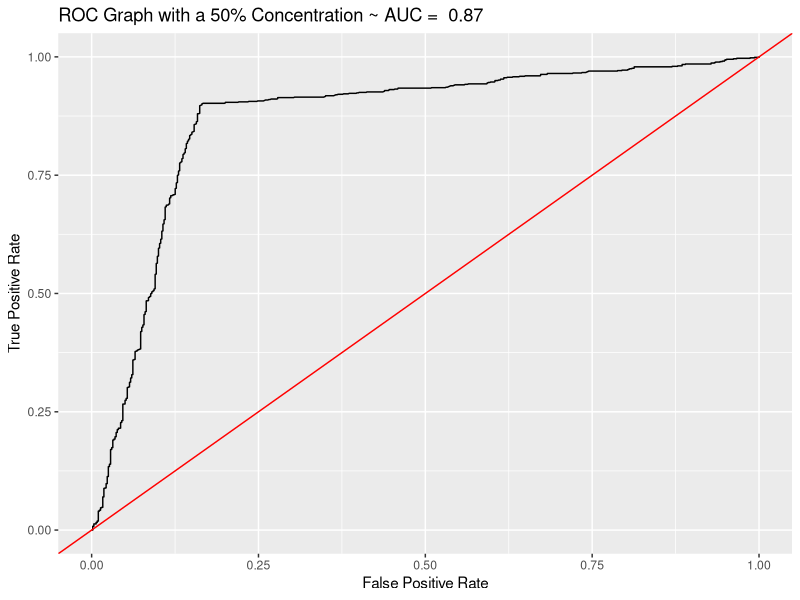
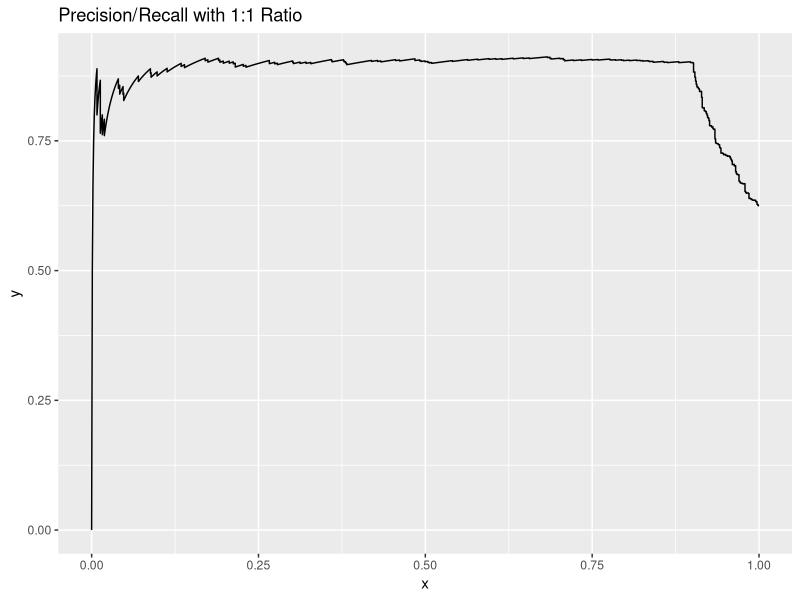
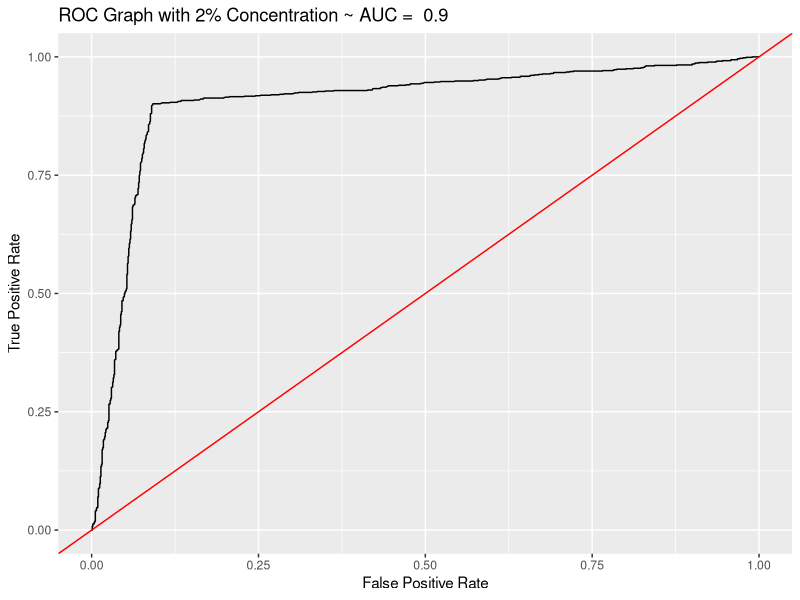
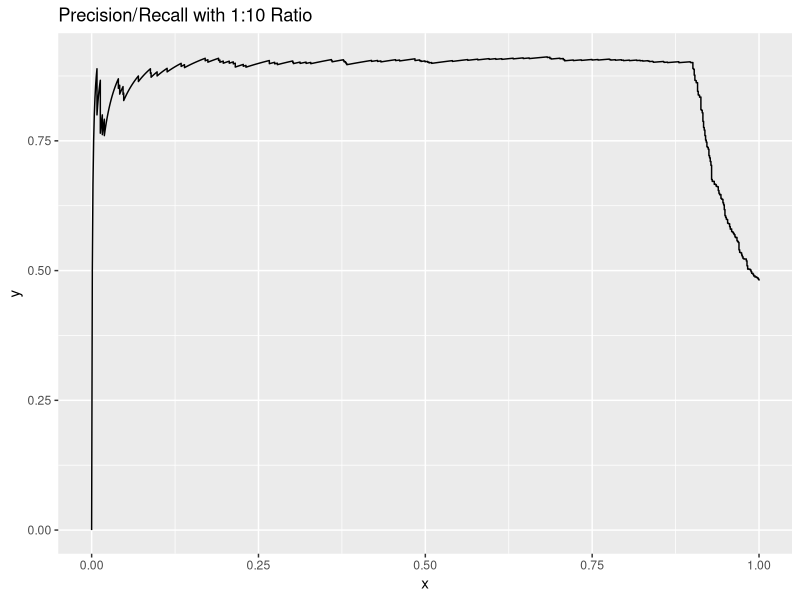
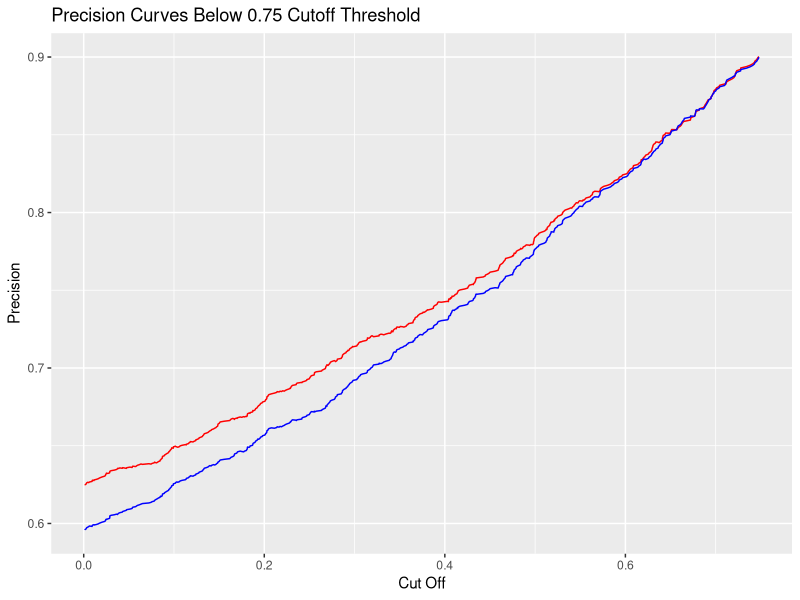

R code for these plots, in order:

rocdata <- function(grp, pred){
  # Author: Kate Nambiar 
  # Date: 3/21/12
  # Site: http://www.rrandomness.com/r/simple-roc-plots-with-ggplot2-part-1/
  # Produces x and y co-ordinates for ROC curve plot
  # Arguments: grp - labels classifying subject status
  #            pred - values of each observation
  # Output: List with 2 components:
  #         roc = data.frame with x and y co-ordinates of plot
  #         stats = data.frame containing: area under ROC curve, p value, upper and lower 95% confidence interval
  
  grp <- as.factor(grp)
  if (length(pred) != length(grp)) {
    stop("The number of classifiers must match the number of data points")
  } 
  
  if (length(levels(grp)) != 2) {
    stop("There must only be 2 values for the classifier")
  }
  
  cut <- unique(pred)
  tp <- sapply(cut, function(x) length(which(pred > x & grp == levels(grp)[2])))
  fn <- sapply(cut, function(x) length(which(pred < x & grp == levels(grp)[2])))
  fp <- sapply(cut, function(x) length(which(pred > x & grp == levels(grp)[1])))
  tn <- sapply(cut, function(x) length(which(pred < x & grp == levels(grp)[1])))
  tpr <- tp / (tp + fn)
  fpr <- fp / (fp + tn)
  roc = data.frame(x = fpr, y = tpr)
  roc <- roc[order(roc$x, roc$y),]
  
  i <- 2:nrow(roc)
  auc <- (roc$x[i] - roc$x[i - 1]) %*% (roc$y[i] + roc$y[i - 1])/2
  
  pos <- pred[grp == levels(grp)[2]]
  neg <- pred[grp == levels(grp)[1]]
  q1 <- auc/(2-auc)
  q2 <- (2*auc^2)/(1+auc)
  se.auc <- sqrt(((auc * (1 - auc)) + ((length(pos) -1)*(q1 - auc^2)) + ((length(neg) -1)*(q2 - auc^2)))/(length(pos)*length(neg)))
  ci.upper <- auc + (se.auc * 0.96)
  ci.lower <- auc - (se.auc * 0.96)
  
  se.auc.null <- sqrt((1 + length(pos) + length(neg))/(12*length(pos)*length(neg)))
  z <- (auc - 0.5)/se.auc.null
  p <- 2*pnorm(-abs(z))
  
  stats <- data.frame (auc = auc,
                       p.value = p,
                       ci.upper = ci.upper,
                       ci.lower = ci.lower
  )
  
  return (list(roc = roc, stats = stats))
}


genSample <- function(n = 1000, threshold = 0.5, positive_percent = 0.50, 
                      true_positive_percent = 0.90, true_negative_percent = 0.9){
# creates a martix of truth values and predicted values 
# for AUC analysis 

 
    below_threshold = threshold-0.00001 # gives us a below threshold number for cut off
    above_threshold = threshold+0.00001 # gives us an above threshold number for cut off 
    negative_percent = 1 - positive_percent # False Percentage - The percentage of the sample N which is marked Negative (Default 0.5 observations)
    
    true_positive = n * true_positive_percent # True Positvive 
    false_positive = n * (1 - true_positive_percent) # False Positive - Truth (Label) (Default 25 Observations)
    
    true_negative <- n * negative_percent 
    false_negative <- n * (1 - true_negative_percent)
    
    
    # Positive labels 
    true_positive_label <- rep(1, true_positive)
    false_positive_label <- rep(0, false_positive)
    true_positive_percentage = runif(true_positive, threshold, 1.0)
    false_positive_percentage = runif(false_positive, below_threshold, 1.0)
    truth_1 <- c(true_positive_label, false_positive_label)
    pred_1 <- c(true_positive_percentage, false_positive_percentage)
    positive <- cbind(truth_1, pred_1)
    
    # Negative numbers 
    true_negative_label <- rep(0, true_negative)
    false_negative_label <- rep(1, false_negative)
    true_negative_percentage <- runif(true_negative, 0.0, below_threshold)
    false_negative_percentage <- runif(false_negative, 0.0, above_threshold)
    truth_2 <- c(true_negative_label, false_negative_label)
    pred_2 <- c(true_negative_percentage, false_negative_percentage) 
    negative <- cbind(truth_2, pred_2)
    
    
    returnMatrix <- rbind(positive, negative)
    colnames(returnMatrix) <- c("truth", "prediction")
    return(returnMatrix)
}


# 
# Main Entry Point 
#


library(ROCR)
library(ggplot2)

# Generate with a 1:1 ratio 
set.seed(1234)
returnMatrix <- as.data.frame(genSample(threshold=0.75))
rm_a <- returnMatrix 
rocData <- as.data.frame(rocdata(returnMatrix$truth, returnMatrix$prediction))
auc <- signif(mean(rocData$stats.auc), 2)
ptitle <- paste("ROC Graph with a 50% Concentration ~ AUC = ", auc)
ggplot(rocData, aes(roc.x, roc.y)) + geom_line() + 
      annotate("segment", x=-Inf, xend=Inf,y=-Inf, yend=Inf, colour="red") + 
      ggtitle(ptitle) +
      xlab("False Positive Rate") + ylab("True Positive Rate")


# PRCurve 
pred <- prediction(returnMatrix$prediction, returnMatrix$truth)
perf1 <- performance(pred, "prec", "rec")
x <- unlist(perf1@x.values)
y <- unlist(perf1@y.values)
PR.data <- as.data.frame(cbind(x,y))


ggplot(PR.data, aes(x,y)) + geom_line() + 
  ggtitle('Precision/Recall with 1:1 Ratio')


# Generate with a 1:10 ratio 


# ROC Graph 
set.seed(1234)
returnMatrix <- as.data.frame(genSample(positive_percent = 0.02, threshold=0.75, true_negative_percent = 0.9)) 
rm_b <- returnMatrix
rocData <- as.data.frame(rocdata(returnMatrix$truth, returnMatrix$prediction))
auc <- signif(mean(rocData$stats.auc), 2)
ptitle <- paste("ROC Graph with 2% Concentration ~ AUC = ", auc)
ggplot(rocData, aes(roc.x, roc.y)) + geom_line() + 
  annotate("segment", x=-Inf, xend=Inf,y=-Inf, yend=Inf, colour="red") + 
  ggtitle(ptitle) +
  xlab("False Positive Rate") + ylab("True Positive Rate")


# PRCurve 
pred <- prediction(returnMatrix$prediction, returnMatrix$truth)
perf1 <- performance(pred, "prec", "rec")
x <- unlist(perf1@x.values)
y <- unlist(perf1@y.values)
PR.data <- as.data.frame(cbind(x,y))


ggplot(PR.data, aes(x,y)) + geom_line() + 
    ggtitle('Precision/Recall with 1:10 Ratio')


#
#  Isolation of Precision Shift 
#

pred <- prediction(rm_a$prediction, rm_a$truth)
perf1 <- performance(pred, "prec")
#plot(perf1, main="Precision 1:1")
#abline(v=0.75, col="red")
x <- unlist(perf1@x.values)
y <- unlist(perf1@y.values)
PR.data1 <- as.data.frame(cbind(x,y))


pred <- prediction(rm_b$prediction, rm_b$truth)
perf2 <- performance(pred, "prec")
#plot(perf2, main="Precision 1:10")
#abline(v=0.75, col="red")
x <- unlist(perf2@x.values)
y <- unlist(perf2@y.values)
PR.data2 <- as.data.frame(cbind(x,y))

precision.err <- as.data.frame(cbind(PR.data1$x, PR.data1$y, PR.data2$y))
colnames(precision.err) <- c("x", "y1", "y2")
precision.err <- subset(precision.err, x<0.75)
precision.err$diff <- precision.err$y1 - precision.err$y2

# plot the graphs togeather to show the differentials 

err.plot <- ggplot(precision.err, aes(x)) + 
            geom_line(aes(y = y1), colour="red") + 
            geom_line(aes(y = y2), colour="blue") + 
            ggtitle('Precision Curves Below 0.75 Cutoff Threshold') +
            xlab("Cut Off") + ylab("Precision")
err.plot
